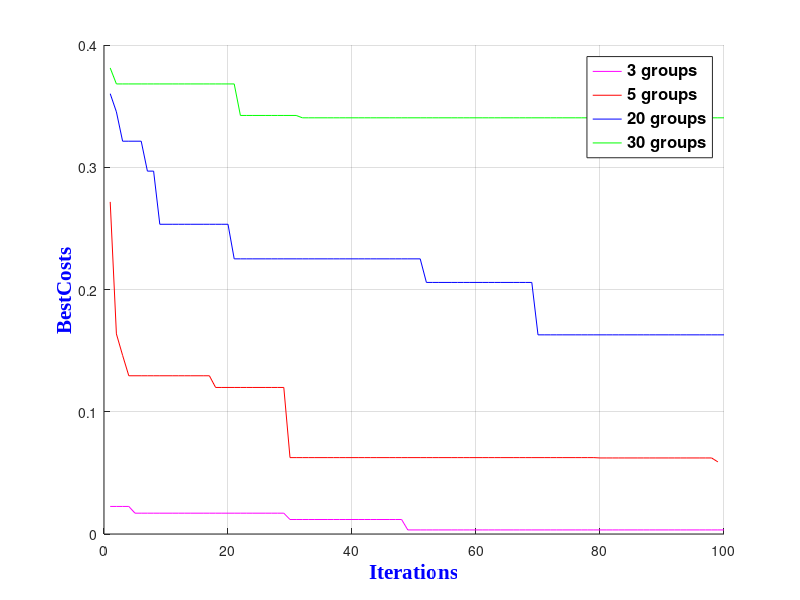

This chart was generated by the following MATLAB code:
%G?n?ration de quatre fonctions cosinus
Three=[1 0.0225537749552763;2 0.0225537749552763;3 0.0225537749552763;4 0.0225537749552763;5 0.0170361257340287;6 0.0170361257340287;7 0.0170361257340287;8 0.0170361257340287;9 0.0170361257340287;10 0.0170361257340287;11 0.0170361257340287;12 0.0170361257340287;13 0.0170361257340287;14 0.0170361257340287;15 0.0170361257340287;16 0.0170361257340287;17 0.0170361257340287;18 0.0170361257340287;19 0.0170361257340287;20 0.0170361257340287;21 0.0170361257340287;22 0.0170361257340287;23 0.0170361257340287;24 0.0170361257340287;25 0.0170361257340287;26 0.0170361257340287;27 0.0170361257340287;28 0.0170361257340287;29 0.0170361257340287;30 0.0118578288454297;31 0.0118578288454297;32 0.0118578288454297;33 0.0118578288454297;34 0.0118578288454297;35 0.0118578288454297;36 0.0118578288454297;37 0.0118578288454297;38 0.0118578288454297;39 0.0118578288454297;40 0.0118578288454297;41 0.0118578288454297;42 0.0118578288454297;43 0.0118578288454297;44 0.0118578288454297;45 0.0118578288454297;46 0.0118578288454297;47 0.0118578288454297;48 0.0118578288454297;49 0.00333257210509057;50 0.00333257210509057;51 0.00333257210509057;52 0.00333257210509057;53 0.00333257210509057;54 0.00333257210509057;55 0.00333257210509057;56 0.00333257210509057;57 0.00333257210509057;58 0.00333257210509057;59 0.00333257210509057;60 0.00333257210509057;61 0.00333257210509057;62 0.00333257210509057;63 0.00333257210509057;64 0.00333257210509057;65 0.00333257210509057;66 0.00333257210509057;67 0.00333257210509057;68 0.00333257210509057;69 0.00333257210509057;70 0.00333257210509057;71 0.00333257210509057;72 0.00333257210509057;73 0.00333257210509057;74 0.00333257210509057;75 0.00333257210509057;76 0.00333257210509057;77 0.00333257210509057;78 0.00333257210509057;79 0.00333257210509057;80 0.00333257210509057;81 0.00333257210509057;82 0.00333257210509057;83 0.00333257210509057;84 0.00333257210509057;85 0.00333257210509057;86 0.00333257210509057;87 0.00333257210509057;88 0.00333257210509057;89 0.00333257210509057;90 0.00333257210509057;91 0.00333257210509057;92 0.00333257210509057;93 0.00333257210509057;94 0.00333257210509057;95 0.00333257210509057;96 0.00333257210509057;97 0.00333257210509057;98 0.00333257210509057;99 0.00333257210509057;100 0.00333257210509057];   %vecteur cos1 repr?sentant le cosinus du vecteur x pr?c?demment cr?e
Five=[1 0.271672278301596;2 0.163684598096359;3 0.146140177217504;4 0.129435001148875;5 0.129435001148875;6 0.129435001148875;7 0.129435001148875;8 0.129435001148875;9 0.129435001148875;10 0.129435001148875;11 0.129435001148875;12 0.129435001148875;13 0.129435001148875;14 0.129435001148875;15 0.129435001148875;16 0.129435001148875;17 0.129435001148875;18 0.119874770321512;19 0.119874770321512;20 0.119874770321512;21 0.119874770321512;22 0.119874770321512;23 0.119874770321512;24 0.119874770321512;25 0.119874770321512;26 0.119874770321512;27 0.119874770321512;28 0.119874770321512;29 0.119874770321512;30 0.0624880817640181;31 0.0624880817640181;31 0.0624880817640181;32 0.0624880817640181;33 0.0624880817640181;34 0.0624880817640181;35 0.0624880817640181;36 0.0624880817640181;37 0.0624880817640181;38 0.0624880817640181;39 0.0624880817640181;40 0.0624880817640181;41 0.0624880817640181;42 0.0624880817640181;43 0.0624880817640181;44 0.0624880817640181;45 0.0624880817640181;46 0.0624880817640181;47 0.0624880817640181;48 0.0624880817640181;49 0.0624880817640181;50 0.0624880817640181;51 0.0624880817640181;52 0.0624880817640181;53 0.0624880817640181;54 0.0624880817640181;55 0.0624880817640181;56 0.0624880817640181;57 0.0624880817640181;58 0.0624880817640181;59 0.0624880817640181;60 0.0624880817640181;61 0.0624880817640181;62 0.0624880817640181;63 0.0624880817640181;64 0.0624880817640181;65 0.0624880817640181;66 0.0624880817640181;67 0.0624880817640181;68 0.0624880817640181;69 0.0624880817640181;70 0.0624880817640181;71 0.0624880817640181;72 0.0624880817640181;73 0.0624880817640181;74 0.0624880817640181;75 0.0624880817640181;76 0.0624880817640181;77 0.0624880817640181;78 0.0624880817640181;79 0.0624880817640181;80 0.0622093826289496;81 0.0622093826289496;82 0.0622093826289496;83 0.0622093826289496;84 0.0622093826289496;85 0.0622093826289496;86 0.0622093826289496;87 0.0622093826289496;88 0.0622093826289496;89 0.0622093826289496;90 0.0622093826289496;91 0.0622093826289496;92 0.0622093826289496;93 0.0622093826289496;94 0.0622093826289496;95 0.0622093826289496;96 0.0622093826289496;97 0.0622093826289496;98 0.0622093826289496;99 0.0590226467990782]; 
Twenty=[1 0.360175730550138;2 0.345310390114822;3 0.321313026544621;4 0.321313026544621;5 0.321313026544621;6 0.321313026544621;7 0.296834281396536;8 0.296834281396536;9 0.253363743819362;10 0.253363743819362;11 0.253363743819362;12 0.253363743819362;13 0.253363743819362;14 0.253363743819362;15 0.253363743819362;16 0.253363743819362;17 0.253363743819362;18 0.253363743819362;19 0.253363743819362;20 0.253363743819362;21 0.225067634819873;22 0.225067634819873;23 0.225067634819873;24 0.225067634819873;25 0.225067634819873;26 0.225067634819873;27 0.225067634819873;28 0.225067634819873;29 0.225067634819873;30 0.225067634819873;31 0.225067634819873;32 0.225067634819873;33 0.225067634819873;34 0.225067634819873;35 0.225067634819873;36 0.225067634819873;37 0.225067634819873;38 0.225067634819873;39 0.225067634819873;40 0.225067634819873;41 0.225067634819873;42 0.225067634819873;43 0.225067634819873;44 0.225067634819873;45 0.225067634819873;46 0.225067634819873;47 0.225067634819873;48 0.225067634819873;49 0.225067634819873;50 0.225067634819873;51 0.225067634819873;52 0.205782803355947;53 0.205782803355947;54 0.205782803355947;55 0.205782803355947;56 0.205782803355947;57 0.205782803355947;58 0.205782803355947;59 0.205782803355947;60 0.205782803355947;61 0.205782803355947;62 0.205782803355947;63 0.205782803355947;64 0.205782803355947;65 0.205782803355947;66 0.205782803355947;67 0.205782803355947;68 0.205782803355947;69 0.205782803355947;70 0.162908313444258;71 0.162908313444258;72 0.162908313444258;73 0.162908313444258;74 0.162908313444258;75 0.162908313444258;76 0.162908313444258;77 0.162908313444258;78 0.162908313444258;79 0.162908313444258;80 0.162908313444258;81 0.162908313444258;82 0.162908313444258;83 0.162908313444258;84 0.162908313444258;85 0.162908313444258;86 0.162908313444258;87 0.162908313444258;88 0.162908313444258;89 0.162908313444258;90 0.162908313444258;91 0.162908313444258;92 0.162908313444258;93 0.162908313444258;94 0.162908313444258;95 0.162908313444258;96 0.162908313444258;97 0.162908313444258;98 0.162908313444258;99 0.162908313444258;100 0.162908313444258]; 
Thirty=[1 0.381205800190071;2 0.368152704697623;3 0.368152704697623;4 0.368152704697623;5 0.368152704697623;6 0.368152704697623;7 0.368152704697623;8 0.368152704697623;9 0.368152704697623;10 0.368152704697623;11 0.368152704697623;12 0.368152704697623;13 0.368152704697623;14 0.368152704697623;15 0.368152704697623;16 0.368152704697623;17 0.368152704697623;18 0.368152704697623;19 0.368152704697623;20 0.368152704697623;21 0.368152704697623;22 0.342373531626317;23 0.342373531626317;24 0.342373531626317;25 0.342373531626317;26 0.342373531626317;27 0.342373531626317;28 0.342373531626317;29 0.342373531626317;30 0.342373531626317;31 0.342373531626317;32 0.340437858508647;33 0.340437858508647;34 0.340437858508647;35 0.340437858508647;36 0.340437858508647;37 0.340437858508647;38 0.340437858508647;39 0.340437858508647;40 0.340437858508647;41 0.340437858508647;42 0.340437858508647;43 0.340437858508647;44 0.340437858508647;45 0.340437858508647;46 0.340437858508647;47 0.340437858508647;48 0.340437858508647;49 0.340437858508647;50 0.340437858508647;51 0.340437858508647;52 0.340437858508647;53 0.340437858508647;54 0.340437858508647;55 0.340437858508647;56 0.340437858508647;57 0.340437858508647;58 0.340437858508647;59 0.340437858508647;60 0.340437858508647;61 0.340437858508647;62 0.340437858508647;63 0.340437858508647;64 0.340437858508647;65 0.340437858508647;66 0.340437858508647;67 0.340437858508647;68 0.340437858508647;69 0.340437858508647;70 0.340437858508647;71 0.340437858508647;72 0.340437858508647;73 0.340437858508647;74 0.340437858508647;75 0.340437858508647;76 0.340437858508647;77 0.340437858508647;78 0.340437858508647;79 0.340437858508647;80 0.340437858508647;81 0.340437858508647;82 0.340437858508647;83 0.340437858508647;84 0.340437858508647;85 0.340437858508647;86 0.340437858508647;87 0.340437858508647;88 0.340437858508647;89 0.340437858508647;90 0.340437858508647;91 0.340437858508647;92 0.340437858508647;93 0.340437858508647;94 0.340437858508647;95 0.340437858508647;96 0.340437858508647;97 0.340437858508647;98 0.340437858508647;99 0.340437858508647;100 0.340437858508647];
%Trac? des courbes cosinus et sinus8
grid
%axis([50 2.5 -5 13])
hold
plot(Three(:,1),Three(:,2),'m')%,GA_FL,'m+',x,greedy,'g*',x,NFDM,'k-.')   %Trac?s des quatre fonctions cosinus sur le m?me graphe 
plot(Five(:,1),Five(:,2),'r');
plot(Twenty(:,1),Twenty(:,2),'b')
plot(Thirty(:,1),Thirty(:,2),'g')
% La fonction plot fonctionne par paire: on indique d'abord le vecteur en abscisse puis le vecteur en ordonn?e.
% On peut par la suite rajouter une couleur ou un style en utilisant un code entre les ''. 
%Ces codes sont r?sum?s en fin de tutoriel (menututo.com) 

legend({'3 groups','5 groups','20 groups','30 groups'},'Location','northeast',...    %L?gende du trac? avec le texte ? afficher se trouvant entre {}
      'FontSize',12,'FontWeight','bold')
% L'option Location indique l'emplacement de la l?gende dans la figure
% L'option FontSize indique la taille de la police
% L'option FontWeight permet de mettre le texte en gras en ?crivant 'bold' ? la suite
  
xlabel('Iterations','FontSize',15,...              %Nom de l'axe des abscisses du trac?
       'FontWeight','bold','FontName',...
       'Times New Roman','Color','b')
ylabel('BestCosts','FontSize',15,...      %Nom de l'axe des ordonn?es du trac?
       'FontWeight','bold','FontName',...
       'Times New Roman','Color','b')